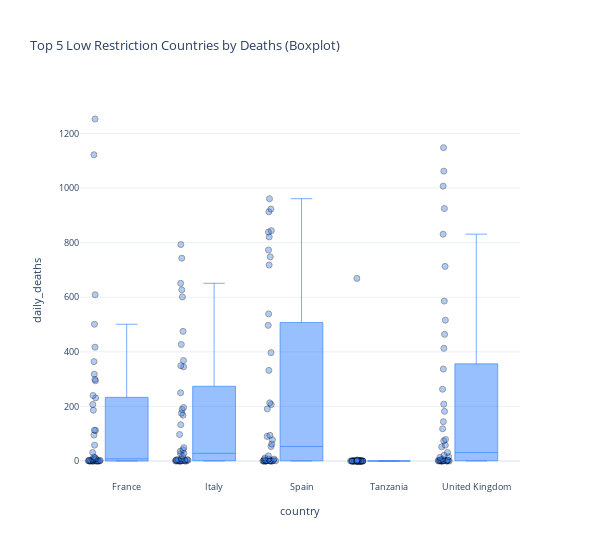

Write notebook code for a chart like this one.
### Code cell
fig_low = px.box(
    low_top5_df,
    x='country',
    y='daily_deaths',
    points='all',
    title="Top 5 Low Restriction Countries by Deaths (Boxplot)",
    color_discrete_sequence=['#3381ff']
)
fig_low.update_layout(
    template='plotly_white',
    plot_bgcolor='white',
    title_font_size=13.2,
    font=dict(size=8.8),
    xaxis=dict(tickfont=dict(size=8.8)),
    yaxis=dict(tickfont=dict(size=8.8)),
    width=600
)
fig_low.update_traces(
    marker=dict(size=6, opacity=0.4, line=dict(width=1, color='black'))
)
fig_low.for_each_trace(lambda t: t.update(line=dict(width=0.65)))
fig_low.show()

### Figure 1 — Plotly figure (JSON) as saved in the notebook; plotly's stock layout.template omitted (floating-point values rounded to 4 significant figures; data arrays with more than 128 entries replaced by an {"elided": "..."} marker saying what was removed)
{"data": [{"alignmentgroup": "True", "boxpoints": "all", "hovertemplate": "country=%{x}<br>daily_deaths=%{y}<extra></extra>", "legendgroup": "", "line": {"width": 0.65}, "marker": {"color": "#3381ff", "line": {"color": "black", "width": 1}, "opacity": 0.4, "size": 6}, "name": "", "notched": false, "offsetgroup": "", "orientation": "v", "showlegend": false, "type": "box", "x": {"elided": "205 str values"}, "x0": " ", "xaxis": "x", "y": {"elided": "205 int values"}, "y0": " ", "yaxis": "y"}], "layout": {"boxmode": "group", "font": {"size": 8.8}, "legend": {"tracegroupgap": 0}, "plot_bgcolor": "white", "title": {"font": {"size": 13.2}, "text": "Top 5 Low Restriction Countries by Deaths (Boxplot)"}, "width": 600, "xaxis": {"anchor": "y", "domain": [0, 1], "tickfont": {"size": 8.8}, "title": {"text": "country"}}, "yaxis": {"anchor": "x", "domain": [0, 1], "tickfont": {"size": 8.8}, "title": {"text": "daily_deaths"}}}}
